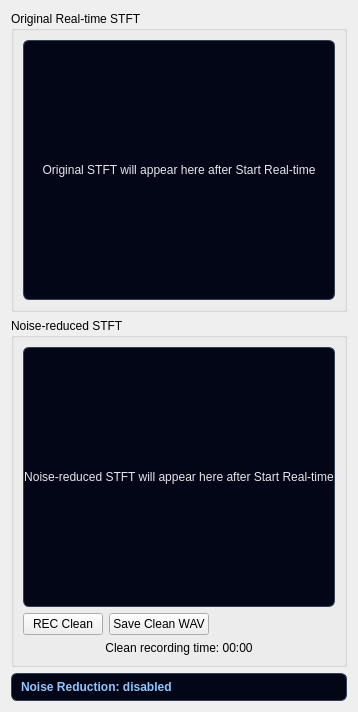
           <widget class="QWidget" name="tabNoiseReduction">
            <attribute name="title">
             <string>Noise Reduction</string>
            </attribute>
            <layout class="QVBoxLayout" name="noiseReductionTabLayout">
             <item>
              <widget class="QGroupBox" name="groupNoiseOriginal">
               <property name="title">
                <string>Original Real-time STFT</string>
               </property>
               <layout class="QVBoxLayout" name="layoutNoiseOriginal">
                <item>
                 <widget class="QLabel" name="lblNoiseOriginalSpectrogram">
                  <property name="minimumSize">
                   <size>
                    <width>0</width>
                    <height>260</height>
                   </size>
                  </property>
                  <property name="styleSheet">
                   <string>background-color: #020617; color: #E5E7EB; border: 1px solid #334155; border-radius: 6px;</string>
                  </property>
                  <property name="text">
                   <string>Original STFT will appear here after Start Real-time</string>
                  </property>
                  <property name="alignment">
                   <set>Qt::AlignmentFlag::AlignCenter</set>
                  </property>
                 </widget>
                </item>
               </layout>
              </widget>
             </item>
             <item>
              <widget class="QGroupBox" name="groupNoiseReduced">
               <property name="title">
                <string>Noise-reduced STFT</string>
               </property>
               <layout class="QVBoxLayout" name="layoutNoiseReduced">
                <item>
                 <widget class="QLabel" name="lblNoiseReducedSpectrogram">
                  <property name="minimumSize">
                   <size>
                    <width>0</width>
                    <height>260</height>
                   </size>
                  </property>
                  <property name="styleSheet">
                   <string>background-color: #020617; color: #E5E7EB; border: 1px solid #334155; border-radius: 6px;</string>
                  </property>
                  <property name="text">
                   <string>Noise-reduced STFT will appear here after Start Real-time</string>
                  </property>
                  <property name="alignment">
                   <set>Qt::AlignmentFlag::AlignCenter</set>
                  </property>
                 </widget>
                </item>
                <item>
                 <layout class="QHBoxLayout" name="cleanRecordButtonLayout">
                  <item>
                   <widget class="QPushButton" name="btnRecordClean">
                    <property name="text">
                     <string>REC Clean</string>
                    </property>
                   </widget>
                  </item>
                  <item>
                   <widget class="QPushButton" name="btnSaveCleanRecording">
                    <property name="text">
                     <string>Save Clean WAV</string>
                    </property>
                   </widget>
                  </item>
                  <item>
                   <spacer name="horizontalSpacer">
                    <property name="orientation">
                     <enum>Qt::Orientation::Horizontal</enum>
                    </property>
                    <property name="sizeHint" stdset="0">
                     <size>
                      <width>40</width>
                      <height>20</height>
                     </size>
                    </property>
                   </spacer>
                  </item>
                 </layout>
                </item>
                <item>
                 <widget class="QLabel" name="lblCleanRecordTime">
                  <property name="text">
                   <string>Clean recording time: 00:00</string>
                  </property>
                  <property name="alignment">
                   <set>Qt::AlignmentFlag::AlignCenter</set>
                  </property>
                 </widget>
                </item>
               </layout>
              </widget>
             </item>
             <item>
              <widget class="QLabel" name="lblNoiseReductionMetrics">
               <property name="styleSheet">
                <string>background-color: #020617; color: #93C5FD; border: 1px solid #334155; border-radius: 6px; padding: 6px; font-weight: bold;</string>
               </property>
               <property name="text">
                <string>Noise Reduction: disabled</string>
               </property>
              </widget>
             </item>
            </layout>
           </widget>
